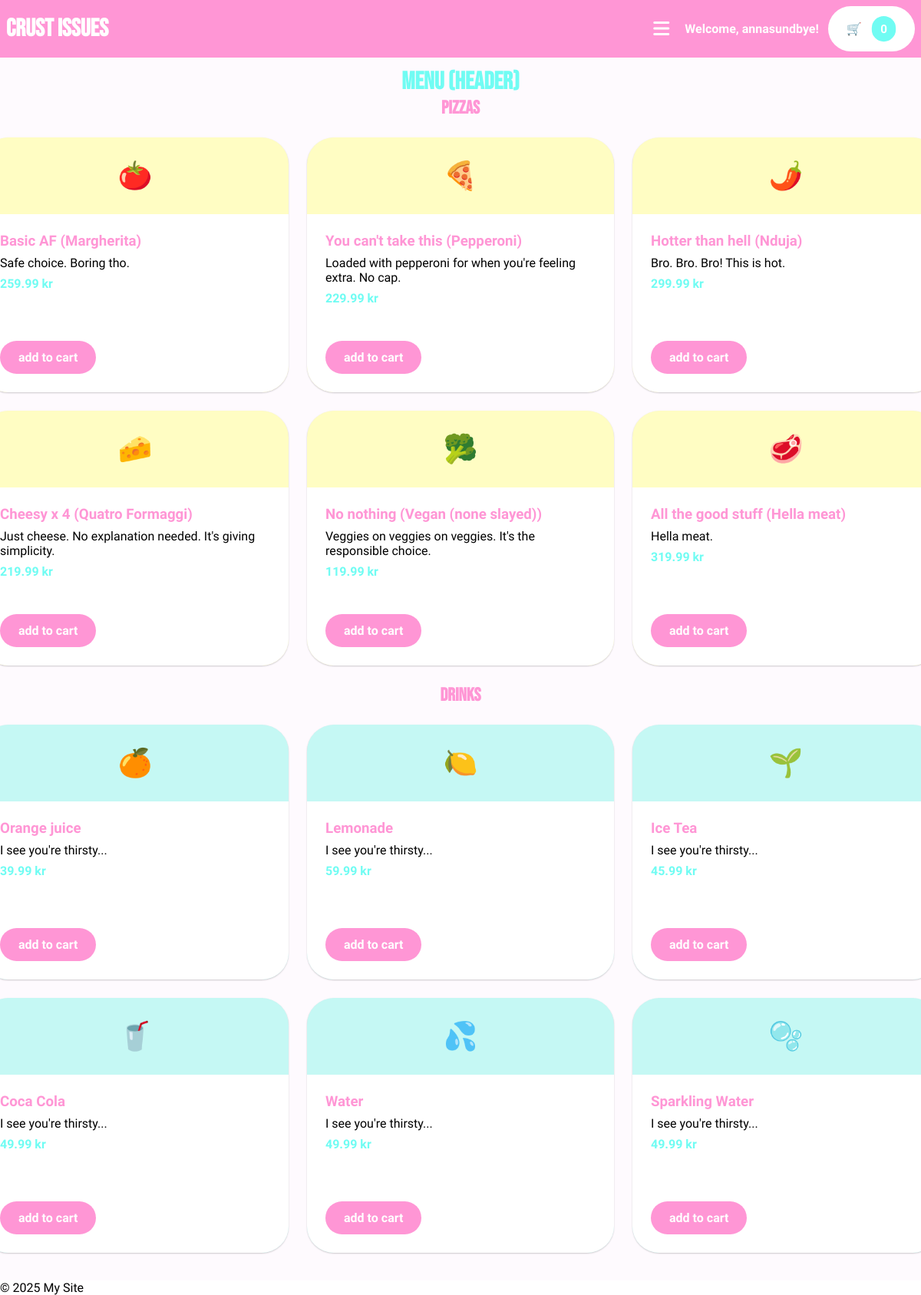
The app's page /menu (signed in) with its own data.
### application/models.py (models this page shows, shortened)
class Pizza(models.Model):
    name = models.CharField(max_length=100)
    base_price = models.DecimalField(max_digits=6, decimal_places=2)
    available_toppings = models.ManyToManyField(Topping, blank=True)
    icon = models.CharField(max_length=255)
    description = models.CharField(max_length=100)

class Drink(models.Model):
    name = models.CharField(max_length=100)
    price = models.DecimalField(max_digits=6, decimal_places=2)
    icon = models.CharField(max_length=255)
    description = models.CharField(max_length=100)

### application/views.py (the view)
# urls.py: path("menu", views.menu, name="menu"),
def menu(request):
   all_pizzas = Pizza.objects.all()
   all_drinks = Drink.objects.all()
   return render(request, "menu.html", {"pizzas": all_pizzas, "drinks": all_drinks})

### application/templates/menu.html (shortened to what this page needs)
{% extends "layout.html" %} {% block content %}
<div class="page">
  <h1 class="text-turqoise center">Menu (header)</h1>
  <h2 class="text-pink center">Pizzas</h2>
  <div class="product-grid center">
    {% for pizza in pizzas %} {% include "components/pizza-card.html" %}
    {%endfor %}
  </div>
  <h2 class="text-pink center">Drinks</h2>
  <div class="product-grid center">
    {% for drink in drinks %} {% include "components/drink-card.html" %}
    {%endfor%}
  </div>
</div>
 {% endblock %}

### application/templates/layout.html (shortened to what this page needs)
<!DOCTYPE html>
<html lang="en">
  <head>
    {% load static %}
    <link rel="stylesheet" href="{% static 'css/styles.css' %}" />
    <link
      href="{% static 'fontawesomefree/css/fontawesome.css' %}"
      rel="stylesheet"
      type="text/css"
    />
    <link
      href="{% static 'fontawesomefree/css/solid.css' %}"
      rel="stylesheet"
      type="text/css"
    />
    <link
      href="{% static 'fontawesomefree/css/brands.css' %}"
      rel="stylesheet"
      type="text/css"
    />
  </head>
  <body>
    <header class="header">
      <h1>
        <a href="{% url 'application:home' %}" class="bebas-neue"
          >Crust Issues</a
        >
      </h1>
      <nav class="row">
        <button id="hamburger-button" class="hamburger-menu">
          <i class="fa-solid fa-bars"></i>
        </button>
        {% if user.is_authenticated %}
        <p style="color: var(--color-white); font-weight: 800">
          Welcome, {{ user.username }}!
        </p>
        {% else %}
        <a href="{% url 'application:login' %}">Sign in</a>
        {% endif %}
        <a class="cta cta-secondary row" href="{% url 'application:cart' %}"
          >🛒 <span class="cart-counter">0</span>
        </a>
      </nav>
    </header>
    <main>{% block content %} {% endblock %}</main>
    <footer>
      <p>&copy; 2025 My Site</p>
    </footer>
  </body>
</html>

### application/templates/components/pizza-card.html
<div class="product-card bg-yellow">
  <div class="emoji center">{{ pizza.icon }}</div>
  <div class="description">
    <div>
      <h3>{{ pizza.name }}</h3>
      <p>{{ pizza.description }}</p>
      <p class="price">{{ pizza.base_price }} kr</p>
    </div>
    <a
      id="add-pizza-{{pizza.id}}"
      href="{% url 'application:select-pizza' pizza_id=pizza.id %}"
      class="cta cta-primary w-fit"
    >
      add to cart
    </a>
  </div>
</div>

### application/templates/components/drink-card.html
<div class="product-card bg-light-turqoise">
  <div class="emoji center">{{ drink.icon }}</div>
  <div class="description">
    <div>
      <h3>{{ drink.name }}</h3>
      <p>{{ drink.description }}</p>
      <p class="price">{{ drink.price }} kr</p>
    </div>
    <button class="cta cta-primary w-fit">add to cart</button>
  </div>
</div>

### application/static/css/styles.css (style rules this page uses)
* { padding: 0; margin: 0; font-family: "Quicksand", sans-serif; }
:root { --color-purple: rgb(254, 250, 254); --color-pink: rgb(255, 150, 213); --color-white: white; --color-turqoise: rgb(112, 252, 243); --color-light-turqoise: rgb(197, 248, 244); --color-yellow: rgb(255, 253, 195); --spacing-small: 0.5rem; --spacing-medium: 0.75rem; --spacing-large: 1.5rem; --rounded: 35px; --rounded-full: 50%; }
main { background-color: var(--color-purple); }
h1, h2 { color: var(--color-white); font-family: "Bebas Neue", sans-serif; }
.bebas-neue { font-family: "Bebas Neue", sans-serif; }
.header { position: sticky; top: 0; z-index: 999; background-color: var(--color-pink); display: flex; justify-content: space-between; align-items: center; padding: var(--spacing-small); }
.page { padding: var(--spacing-medium); }
a { text-decoration: none; color: var(--color-white); }
button { all: unset; }
.cta { padding: var(--spacing-medium) var(--spacing-large); font-weight: 900; text-align: center; }
button { cursor: pointer; }
.cta-primary { background-color: var(--color-pink); border-radius: var(--rounded); color: var(--color-white); }
.cta-secondary { background-color: var(--color-white); color: var(--color-pink); border-radius: var(--rounded); }
.row { display: flex; gap: var(--spacing-medium); align-items: center; }
.center { display: flex; align-items: center; justify-content: center; }
.cart-counter { border-radius: var(--rounded); padding: var(--spacing-small) var(--spacing-medium); scale: 0.95; background-color: var(--color-turqoise); color: var(--color-white); font-weight: 900; }
.product-grid { display: grid; grid-template-columns: repeat(3, 400px); gap: var(--spacing-large); padding: var(--spacing-large); height: 100%; }
.product-card { display: flex; flex-direction: column; border-radius: var(--rounded); box-shadow: 0 1px 2px 0 rgba(0, 0, 0, 0.2); }
.product-card > .emoji { width: 100%; height: 100px; }
.product-card > .description { background-color: var(--color-white); border-bottom-right-radius: var(--rounded); border-bottom-left-radius: var(--rounded); display: flex; justify-content: space-between; flex-direction: column; height: 184px; padding: var(--spacing-large); }
.product-card > .description > div > h3 { color: var(--color-pink); font-family: "Bebas Neue" sans-serif; margin-bottom: var(--spacing-small); }
.product-card > .description > div > .price { color: var(--color-turqoise); font-weight: 900; margin-top: var(--spacing-small); }
.emoji { font-size: 36px; }
.w-fit { width: fit-content; }
.hamburger-menu { background: none; border: none; font-size: 24px; cursor: pointer; padding: 8px; }
.hamburger-menu { color: var(--color-white); }
.bg-yellow { background-color: var(--color-yellow); }
.bg-light-turqoise { background-color: var(--color-light-turqoise); }
.text-turqoise { color: var(--color-turqoise); }
.text-pink { color: var(--color-pink); }

### records on screen
Pizza: icon "🍅", name "Basic AF (Margherita)", description "Safe choice. Boring tho.", base_price "259.99"
Pizza: icon "🍕", name "You can't take this (Pepperoni)", description "Loaded with pepperoni for when you're feeling extra. No cap.", base_price "229.99"
Pizza: icon "🌶️", name "Hotter than hell (Nduja)", description "Bro. Bro. Bro! This is hot.", base_price "299.99"
Pizza: icon "🧀", name "Cheesy x 4 (Quatro Formaggi)", description "Just cheese. No explanation needed. It's giving simplicity.", base_price "219.99"
Pizza: icon "🥦", name "No nothing (Vegan (none slayed))", description "Veggies on veggies on veggies. It's the responsible choice.", base_price "119.99"
Pizza: icon "🥩", name "All the good stuff (Hella meat)", description "Hella meat.", base_price "319.99"
Drink: icon "🍊", name "Orange juice", description "I see you're thirsty...", price "39.99"
Drink: icon "🍋", name "Lemonade", description "I see you're thirsty...", price "59.99"
Drink: icon "🌱", name "Ice Tea", description "I see you're thirsty...", price "45.99"
Drink: icon "🥤", name "Coca Cola", description "I see you're thirsty...", price "49.99"
Drink: icon "💦", name "Water", description "I see you're thirsty...", price "49.99"
Drink: icon "🫧", name "Sparkling Water", description "I see you're thirsty...", price "49.99"

### other values on screen
{{ user.username }} "annasundbye"
